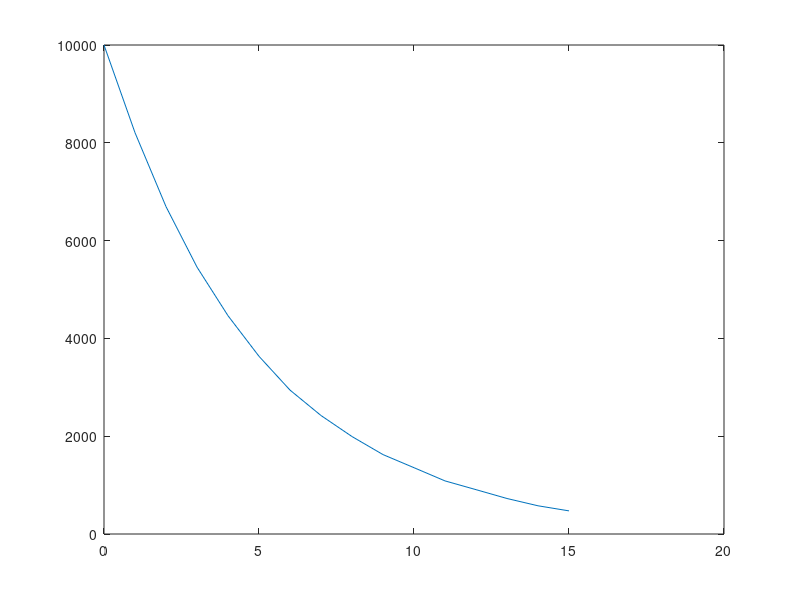

This chart was generated by the following MATLAB code: (Note: this script raises an error after producing the figure.)
clear all; close all; clc;
% Note : phai dat thoi gian la dang bien syms
N0=1e4; N=ones(1,N0); T=3.8; t=1:15; p=log(2)/T;
for k=1:length(t)
    r=rand(1,N0);
    N=N&(r>p);
    n(k)=sum(N); 
end
plot([0 t],[N0 n]); hold on;;
syms t;Nt=N0*exp(-p*t)
fplot(Nt,[0 15],'r'); hold off; shg
